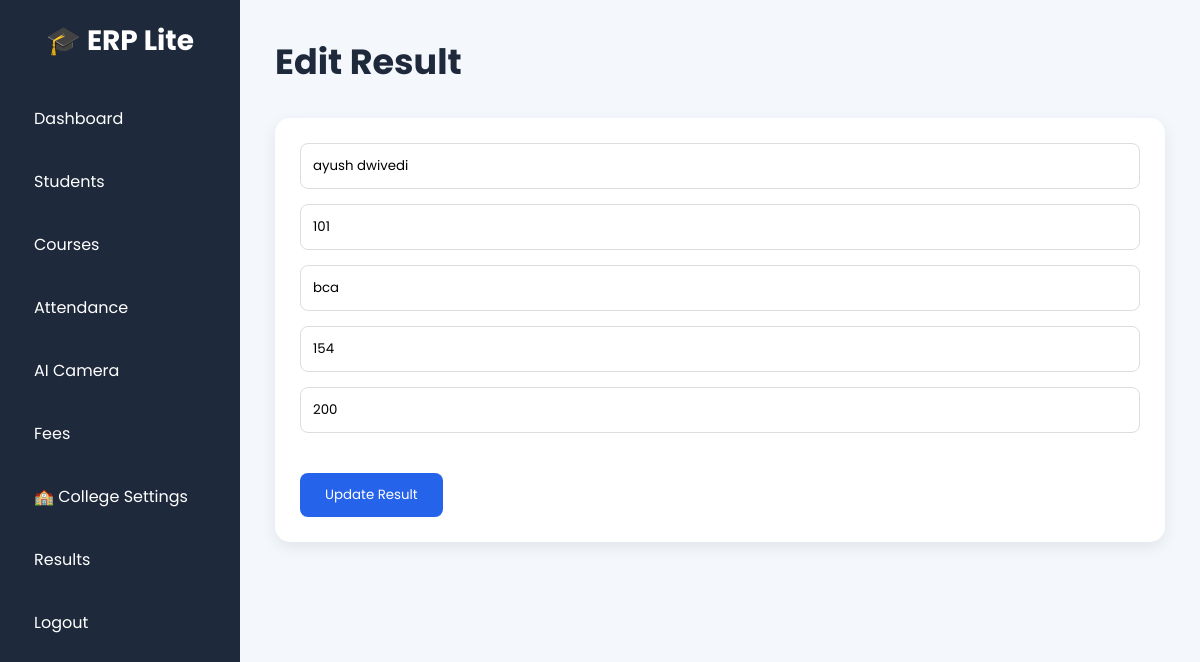
Page /edit-result/1 (signed in) on the committed database.
### tables this page shows
CREATE TABLE results(
    id INTEGER PRIMARY KEY AUTOINCREMENT,
    student_name TEXT,
    roll TEXT,
    course TEXT,
    obtained_marks INTEGER,
    total_marks INTEGER,
    percentage REAL,
    grade TEXT,
    result TEXT
);

### app.py (the view, shortened to what this page needs)
@app.route("/edit-result/<int:id>", methods=["GET", "POST"])
def edit_result(id):
    if "user" not in session:
        return redirect(url_for("home"))
    connection = sqlite3.connect("college.db")
    cursor = connection.cursor()
    cursor.execute(
        "SELECT * FROM results WHERE id=?",
        (id,)
    )
    result = cursor.fetchone()
    connection.close()
    return render_template(
        "edit_result.html",
        result=result
    )

### templates/edit_result.html (shortened to what this page needs)
<!DOCTYPE html>
<html>
<head>
    <link rel="stylesheet" href="{{ url_for('static', filename='style.css') }}">
</head>
<body>
    <div class="container">
        <div class="sidebar">
            <h2>🎓 ERP Lite</h2>
            <a href="/dashboard">Dashboard</a>
            <a href="/students">Students</a>
            <a href="/courses">Courses</a>
            <a href="/attendance">Attendance</a>
            <a href="/camera">AI Camera</a>
            <a href="/fees">Fees</a>
            <a href="/college-settings">🏫 College Settings</a>
            <a href="/results">Results</a>
            <a href="/logout">Logout</a>
        </div>
        <div class="content">
            <h1>Edit Result</h1>
            <form method="POST">
                <input type="text" name="student_name" value="{{ result[1] }}" required>
                <input type="text" name="roll" value="{{ result[2] }}" required>
                <input type="text" name="subject" value="{{ result[3] }}" required>
                <input type="number" name="marks" value="{{ result[4] }}" required>
                <input type="number" name="total_marks" value="{{ result[5] }}" required>
                <br><br>
                <button type="submit">
                    Update Result
                </button>
            </form>
        </div>
    </div>
</body>
</html>

### static/style.css (style rules this page uses)
* { margin: 0; padding: 0; box-sizing: border-box; font-family: 'Poppins', sans-serif; }
body { background: #f4f7fc; }
.container { display: flex; }
.sidebar { width: 240px; height: 100vh; background: #1e293b; position: fixed; left: 0; top: 0; overflow: auto; padding: 20px; }
.sidebar h2 { color: white; text-align: center; margin-bottom: 30px; font-size: 28px; }
.sidebar a { display: block; color: white; text-decoration: none; padding: 14px; margin-bottom: 10px; border-radius: 10px; transition: .3s; font-size: 16px; }
.content { margin-left: 240px; width: 100%; padding: 35px; }
.content h1 { color: #1e293b; margin-bottom: 30px; font-size: 35px; }
form { background: white; padding: 25px; border-radius: 15px; box-shadow: 0 5px 15px rgba(0, 0, 0, .08); }
input, select { width: 100%; padding: 12px; margin-bottom: 15px; border: 1px solid #ddd; border-radius: 8px; outline: none; }
button { background: #2563eb; color: white; border: none; padding: 12px 25px; border-radius: 8px; cursor: pointer; transition: .3s; }

### rows in the picture
results: student_name "ayush dwivedi", roll "101", subject "bca", marks "154", total_marks "200"
